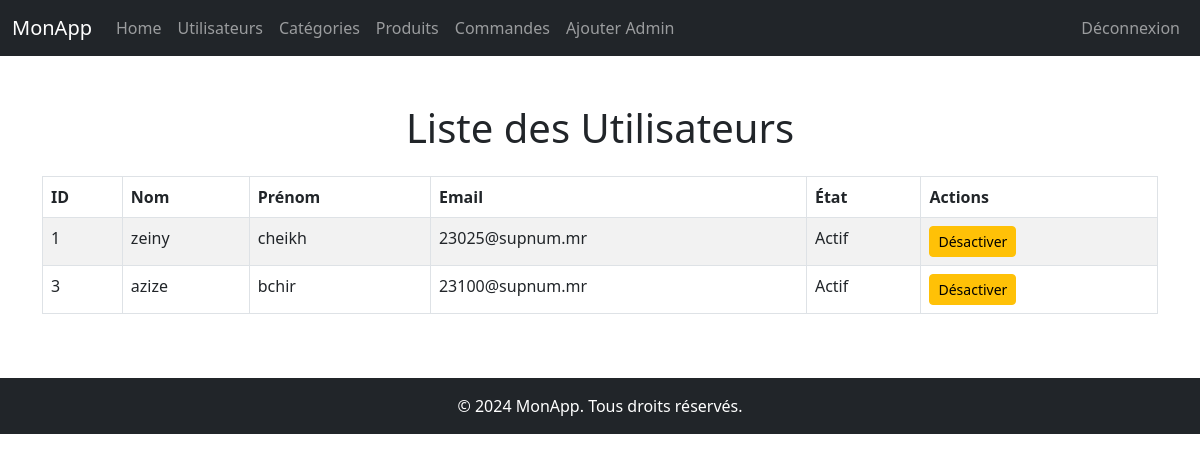
/admin/users/index_users.php (signed in), run on the app's committed database.
### tables this page shows
CREATE TABLE `users` (
  `id` int(11) NOT NULL,
  `email` varchar(255) NOT NULL,
  `password` varchar(255) NOT NULL,
  `role` int(1) NOT NULL CHECK (`role` in (1,2)),
  `etat` tinyint(1) NOT NULL DEFAULT 1,
  `nom` varchar(255) NOT NULL,
  `prenom` varchar(255) NOT NULL
);

### admin/users/index_users.php (the view, shortened to what this page needs)
<?php
include '../../config/db_conn.php';
include "../../src/php/navbar.php";
?>
<!DOCTYPE html>
<html lang="fr">
<head>
    <link href="https://cdn.jsdelivr.net/npm/bootstrap@5.3.0-alpha1/dist/css/bootstrap.min.css" rel="stylesheet">
</head>
<body class="d-flex flex-column min-vh-100">
    <main class="container my-5">
        <h1 class="text-center mb-4">Liste des Utilisateurs</h1>
        <table class="table table-bordered table-striped">
            <thead>
                <tr>
                    <th>ID</th>
                    <th>Nom</th>
                    <th>Prénom</th>
                    <th>Email</th>
                    <th>État</th>
                    <th>Actions</th>
                </tr>
            </thead>
            <tbody>
                <?php
                $sql = "SELECT * FROM users";
                $result = mysqli_query($conn, $sql);
                if (mysqli_num_rows($result) > 0) {
                    while ($row = mysqli_fetch_assoc($result)) {
                        $etat = $row['etat'] == 1 ? 'Actif' : 'Inactif';
                        $toggleAction = $row['etat'] == 1 ? 'Désactiver' : 'Activer';
                        $toggleValue = $row['etat'] == 1 ? 0 : 1;
                        echo "<tr>
                                <td>{$row['id']}</td>
                                <td>{$row['nom']}</td>
                                <td>{$row['prenom']}</td>
                                <td>{$row['email']}</td>
                                <td>$etat</td>
                                <td>
                                    <a class='btn btn-warning btn-sm' href='toggle_user.php?id={$row['id']}&etat=$toggleValue'>$toggleAction</a>
                                </td>
                            </tr>";
                    }
                } else {
                    echo "<tr><td colspan='6' class='text-center'>Aucun utilisateur trouvé.</td></tr>";
                }
                ?>
            </tbody>
        </table>
    </main>
    <?php include "../../src/php/footer.php"; ?>
</body>
</html>

### data on the page
users: id "1", nom "zeiny", prenom "cheikh", email "23025@supnum.mr", etat "Actif", etat "Désactiver"
users: id "3", nom "azize", prenom "bchir", email "23100@supnum.mr", etat "Actif", etat "Désactiver"
